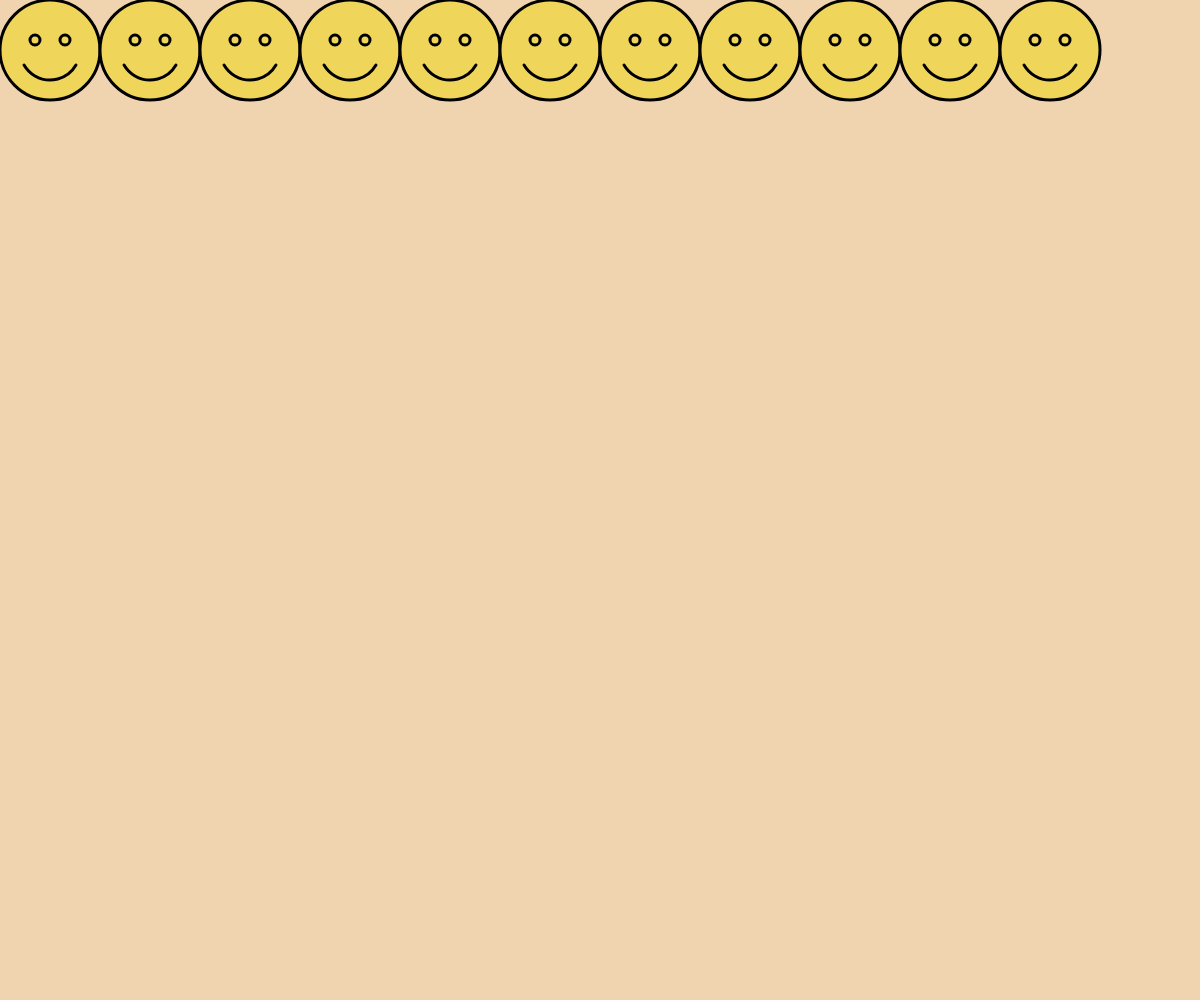
Frame 1 (no input)
Frame 60 (no input): identical to frame 1, image omitted
Frame 120 (the mouse pressed at the canvas centre since frame 60): identical to frame 1, image omitted

The p5.js sketch that drew this single still picture (run headless with seeded random() and noise() and a simulated clock; from frame 60 on, the mouse is pressed at the canvas centre):

// p5.js sketch
// ── sketch.js


function setup() { // runs once at the start
  createCanvas(windowWidth, windowHeight);
  
  // iteration operations:
  // i ++
  // i += 10
  // i --
  // i -= 5

  // for (let i = 0; i < 10; i ++) {
  //   console.log(i);
  // }


}

function draw() { // runs in a loop after setup
  background('#efd4afff');

  for (let x = 50; x < width - 50; x += 100) {

  push();

  translate(x, 50);
  // everythingwithin this push/pop block
  // will be centered, with 0, 0 as the center point

  strokeWeight(3);
  fill('#efd65bff');
  circle(0, 0, 100);
  circle(-15, -10, 10);
  circle(15, -10, 10);
  arc(0, 0, 60, 60, radians(30), radians(150));

  pop();

  }


}
